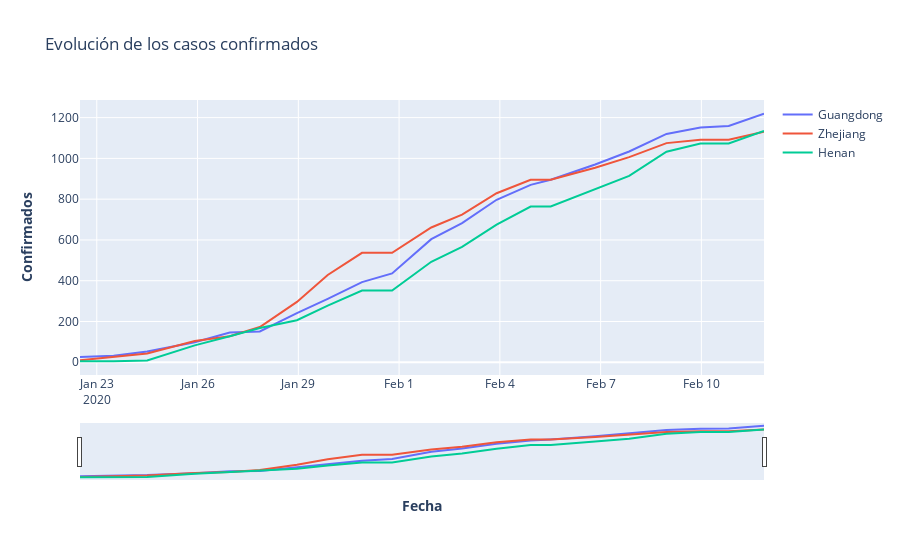

The notebook cell saved with this chart:
### Code cell
fig = go.Figure()
fig.add_trace(go.Scatter(x=CoV_data_Guangdong['Date'], y=CoV_data_Guangdong['Confirmed'], name="Guangdong"))
fig.add_trace(go.Scatter(x=CoV_data_Zhejiang['Date'], y=CoV_data_Zhejiang['Confirmed'], name="Zhejiang"))
fig.add_trace(go.Scatter(x=CoV_data_Henan['Date'], y=CoV_data_Henan['Confirmed'], name="Henan"))
fig.update_layout(title_text='Evolución de los casos confirmados', xaxis_title="<b>Fecha</b>",  yaxis_title="<b>Confirmados</b>",
                  xaxis_rangeslider_visible=True)
fig.show()

### Figure 1 — Plotly figure (JSON) as saved in the notebook; plotly's stock layout.template omitted (floating-point values rounded to 4 significant figures)
{"data": [{"name": "Guangdong", "type": "scatter", "x": ["2020-01-22T12:00:00", "2020-01-23T12:00:00", "2020-01-24T12:00:00", "2020-01-25T22:00:00", "2020-01-26T23:00:00", "2020-01-27T20:30:00", "2020-01-28T23:00:00", "2020-01-29T21:00:00", "2020-01-30T21:30:00", "2020-01-31T19:00:00", "2020-02-01T23:00:00", "2020-02-02T21:00:00", "2020-02-03T21:40:00", "2020-02-04T22:00:00", "2020-02-05T12:20:00", "2020-02-06T20:05:00", "2020-02-07T20:24:00", "2020-02-08T23:04:00", "2020-02-09T23:20:00", "2020-02-10T19:30:00", "2020-02-11T20:44:00"], "y": [26, 32, 53, 98, 146, 151, 241, 311, 393, 436, 604, 683, 797, 870, 895, 970, 1034, 1120, 1151, 1159, 1219]}, {"name": "Zhejiang", "type": "scatter", "x": ["2020-01-22T12:00:00", "2020-01-23T12:00:00", "2020-01-24T12:00:00", "2020-01-25T22:00:00", "2020-01-26T23:00:00", "2020-01-27T20:30:00", "2020-01-28T23:00:00", "2020-01-29T21:00:00", "2020-01-30T21:30:00", "2020-01-31T19:00:00", "2020-02-01T23:00:00", "2020-02-02T21:00:00", "2020-02-03T21:40:00", "2020-02-04T22:00:00", "2020-02-05T12:20:00", "2020-02-06T20:05:00", "2020-02-07T20:24:00", "2020-02-08T23:04:00", "2020-02-09T23:20:00", "2020-02-10T19:30:00", "2020-02-11T20:44:00"], "y": [10, 27, 43, 104, 128, 173, 296, 428, 537, 537, 661, 724, 829, 895, 895, 954, 1006, 1075, 1092, 1092, 1131]}, {"name": "Henan", "type": "scatter", "x": ["2020-01-22T12:00:00", "2020-01-23T12:00:00", "2020-01-24T12:00:00", "2020-01-25T22:00:00", "2020-01-26T23:00:00", "2020-01-27T20:30:00", "2020-01-28T23:00:00", "2020-01-29T21:00:00", "2020-01-30T21:30:00", "2020-01-31T19:00:00", "2020-02-01T23:00:00", "2020-02-02T21:00:00", "2020-02-03T21:40:00", "2020-02-04T22:00:00", "2020-02-05T12:20:00", "2020-02-06T20:05:00", "2020-02-07T20:24:00", "2020-02-08T23:04:00", "2020-02-09T23:20:00", "2020-02-10T19:30:00", "2020-02-11T20:44:00"], "y": [5, 5, 9, 83, 128, 168, 206, 278, 352, 352, 493, 566, 675, 764, 764, 851, 914, 1033, 1073, 1073, 1135]}], "layout": {"title": {"text": "Evolución de los casos confirmados"}, "xaxis": {"rangeslider": {"visible": true}, "title": {"text": "<b>Fecha</b>"}}, "yaxis": {"title": {"text": "<b>Confirmados</b>"}}}}
